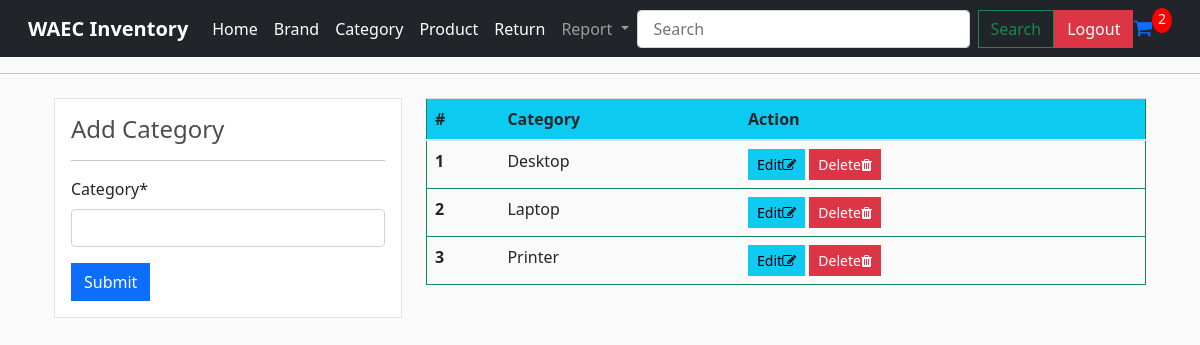
Screenshot of /category/ (signed in) with the database file from the repository.
### store/models.py (models this page shows, shortened)
class Category(models.Model):
    brand=models.ForeignKey(Brand,on_delete=models.SET_NULL,null=True,blank=True)
    category=models.CharField(max_length=200,null=True)

### store/views.py (the view)
# urls.py: path('category/',views.category,name="category"),
@login_required(login_url='login')
def category(request):
    if request.user.is_authenticated:
        receiver=request.user.receiver
        order,created=Order.objects.get_or_create(receiver=receiver,complete=False)
        items=order.orderitem_set.all()
        cartItems=order.getCartItems
    else:
        cookieData = cookieCart(request)
        cartItems=cookieData['cartItems']
    items =Category.objects.all()
    if request.method=='POST':
        form=CategoryForm(request.POST, request.FILES)
        if form.is_valid():
            form.save()
            return redirect('category')
    else:
        form=CategoryForm()
    context={'items':items,'form':form,'cartItems':cartItems}
    return render(request,'store/category.html',context)

### store/forms.py
class CategoryForm(forms.ModelForm):
    class Meta:
        model=Category
        category=forms.CharField(label='Category')
        fields=['category']

### store/models.py (called while the page is built)
    @property
    def getCartItems(self):
        orderitems = self.orderitem_set.all()
        total = sum([item.quantity for item in orderitems])
        return total

### store/Templates/store/category.html (shortened to what this page needs)
{% extends 'store/main.html' %}
{% load static %}
{% load crispy_forms_tags %}
{% block content %}
<div class="container">
    <div class="row my-4">
      <div class="col-md-4">
        <div class="border bg-white p-3">
          <h4>Add Category</h4>
          <hr>
          <form method="POST">
            {{form|crispy}}
              <button type="submit" class="btn btn-primary">Submit</button>
          </form>
        </div>
      </div>
      <div class="col md-8">
        <table class="table border border-success">
          <thead class="bg-info">
            <tr>
              <th scope="col">#</th>
              <th scope="col">Category</th>
              <th scope="col">Action</th>
            </tr>
          </thead>
          <tbody>
            {%for item in items%}
            <tr>
              <th scope="row">{{forloop.counter}}</th>
              <td>{{item.category}}</td>
              <td>
                <a class="btn btn-info btn-sm" href="#">Edit<i class="fa fa-edit"></i></a>
                <a class="btn btn-danger btn-sm" href="#">Delete<i class="fa fa-trash"></i></a>
              </td>
            </tr>
           {% endfor %}
          </tbody>
        </table>
      </div>
    </div>
  </div>
{% endblock %}

### static/css/main.css (style rules this page uses)
body { background-color: hsl(0, 0%, 98%); }
h1,h2,h3,h4,h5,h6 { color:hsl(0, 0%, 30%); }
.btn { border-radius: 0; }

### rows the page displays
Category: category "Desktop"
Category: category "Laptop"
Category: category "Printer"

### other values shown
{{ cartItems }} "2"
